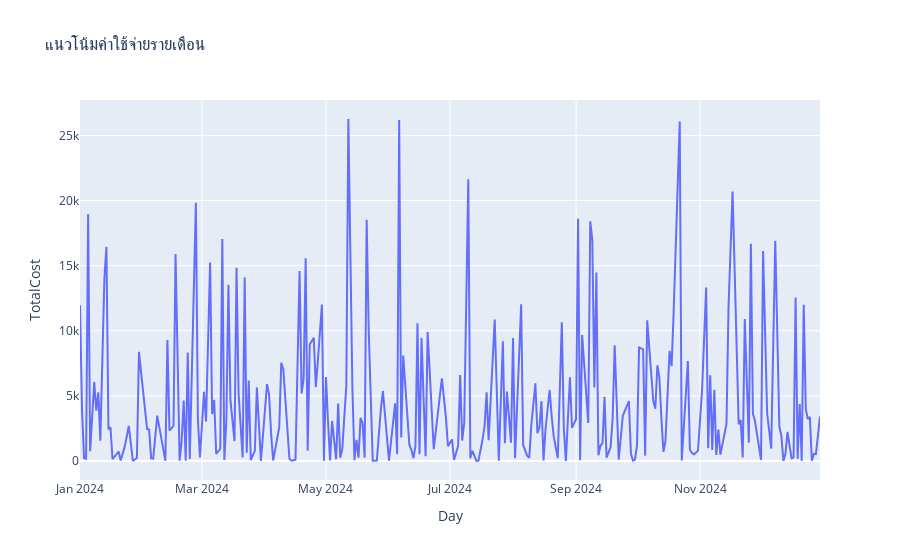

The notebook cell saved with this chart:
### Code cell
cost_per(df, "Day", "TotalCost")

### Figure 1 — Plotly figure (JSON) as saved in the notebook; plotly's stock layout.template omitted (floating-point values rounded to 4 significant figures; data arrays with more than 128 entries replaced by an {"elided": "..."} marker saying what was removed)
{"data": [{"hovertemplate": "Day=%{x}<br>TotalCost=%{y}<extra></extra>", "legendgroup": "", "line": {"color": "#636efa", "dash": "solid"}, "marker": {"symbol": "circle"}, "mode": "lines", "name": "", "orientation": "v", "showlegend": false, "type": "scatter", "x": {"elided": "266 str values"}, "xaxis": "x", "y": {"elided": "266 float values"}, "yaxis": "y"}], "layout": {"legend": {"tracegroupgap": 0}, "title": {"text": "แนวโน้มค่าใช้จ่ายรายเดือน"}, "xaxis": {"anchor": "y", "domain": [0, 1], "title": {"text": "Day"}}, "yaxis": {"anchor": "x", "domain": [0, 1], "title": {"text": "TotalCost"}}}}
